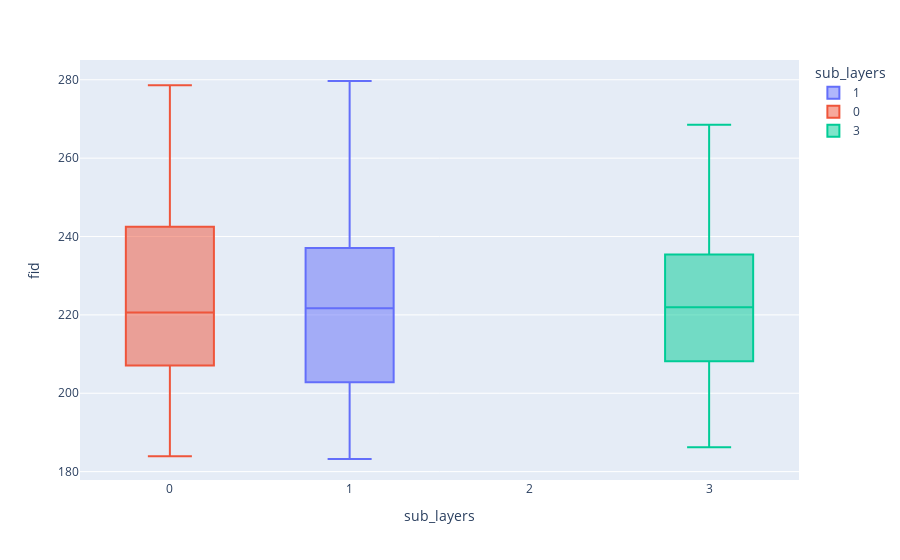

Notebook source saved alongside this figure:
### Code cell
px.box(df_clean, x='sub_layers', y='fid', boxmode="overlay", color='sub_layers')

### Figure 1 — Plotly figure (JSON) as saved in the notebook; plotly's stock layout.template omitted (floating-point values rounded to 4 significant figures)
{"data": [{"alignmentgroup": "True", "hoverlabel": {"namelength": 0}, "hovertemplate": "sub_layers=%{x}<br>fid=%{y}", "legendgroup": "1", "marker": {"color": "#636efa"}, "name": "1", "notched": false, "offsetgroup": "1", "orientation": "v", "showlegend": true, "type": "box", "x": [1, 1, 1, 1, 1, 1, 1, 1, 1, 1, 1, 1, 1, 1, 1, 1, 1, 1, 1, 1, 1, 1, 1, 1, 1, 1, 1, 1, 1, 1, 1, 1, 1, 1, 1, 1, 1, 1, 1, 1, 1, 1, 1, 1, 1], "x0": " ", "xaxis": "x", "y": [183.2, 184.9, 185.6, 188.5, 189.2, 190.0, 196.9, 197.0, 197.5, 200.1, 200.4, 203.6, 203.9, 207.0, 207.8, 208.4, 209.2, 210.4, 211.0, 217.7, 218.6, 221.6, 221.7, 222.4, 222.6, 223.2, 224.0, 229.5, 231.1, 231.2, 233.4, 233.9, 235.2, 235.9, 240.7, 244.8, 250.9, 255.9, 258.5, 263.4, 265.3, 265.4, 266.5, 269.8, 279.7], "y0": " ", "yaxis": "y"}, {"alignmentgroup": "True", "hoverlabel": {"namelength": 0}, "hovertemplate": "sub_layers=%{x}<br>fid=%{y}", "legendgroup": "0", "marker": {"color": "#EF553B"}, "name": "0", "notched": false, "offsetgroup": "0", "orientation": "v", "showlegend": true, "type": "box", "x": [0, 0, 0, 0, 0, 0, 0, 0, 0, 0, 0, 0, 0, 0, 0, 0, 0, 0, 0, 0, 0, 0, 0, 0, 0, 0, 0, 0, 0, 0, 0, 0, 0, 0, 0, 0, 0, 0, 0, 0, 0, 0, 0, 0, 0], "x0": " ", "xaxis": "x", "y": [183.9, 192.8, 194.2, 194.2, 199.0, 199.4, 200.4, 201.6, 203.3, 205.6, 205.6, 207.6, 208.2, 208.2, 209.6, 211.2, 212.3, 214.0, 215.1, 218.6, 218.8, 219.5, 220.6, 222.7, 224.0, 224.1, 227.0, 230.1, 234.5, 235.1, 236.7, 238.4, 241.2, 241.9, 244.2, 247.7, 249.7, 251.4, 254.9, 258.8, 268.5, 271.9, 273.9, 278.5, 278.6], "y0": " ", "yaxis": "y"}, {"alignmentgroup": "True", "hoverlabel": {"namelength": 0}, "hovertemplate": "sub_layers=%{x}<br>fid=%{y}", "legendgroup": "3", "marker": {"color": "#00cc96"}, "name": "3", "notched": false, "offsetgroup": "3", "orientation": "v", "showlegend": true, "type": "box", "x": [3, 3, 3, 3, 3, 3, 3, 3, 3, 3, 3, 3, 3, 3, 3, 3, 3, 3, 3, 3, 3, 3, 3, 3, 3, 3, 3, 3, 3, 3, 3, 3, 3, 3, 3, 3, 3, 3, 3, 3, 3, 3, 3, 3, 3], "x0": " ", "xaxis": "x", "y": [186.2, 188.3, 189.2, 191.2, 194.1, 194.3, 203.7, 204.2, 206.8, 207.6, 207.8, 208.3, 208.4, 209.9, 211.9, 213.9, 215.1, 216.7, 219.4, 219.5, 219.6, 220.8, 221.9, 222.1, 223.6, 225.2, 227.1, 227.2, 229.2, 233.2, 233.7, 234.3, 234.7, 234.9, 237.0, 237.9, 241.3, 241.5, 243.4, 245.2, 246.4, 251.3, 252.6, 261.5, 268.5], "y0": " ", "yaxis": "y"}], "layout": {"boxmode": "overlay", "legend": {"title": {"text": "sub_layers"}, "tracegroupgap": 0}, "margin": {"t": 60}, "xaxis": {"anchor": "y", "categoryarray": [1, 0, 3], "categoryorder": "array", "domain": [0, 1], "title": {"text": "sub_layers"}}, "yaxis": {"anchor": "x", "domain": [0, 1], "title": {"text": "fid"}}}}
